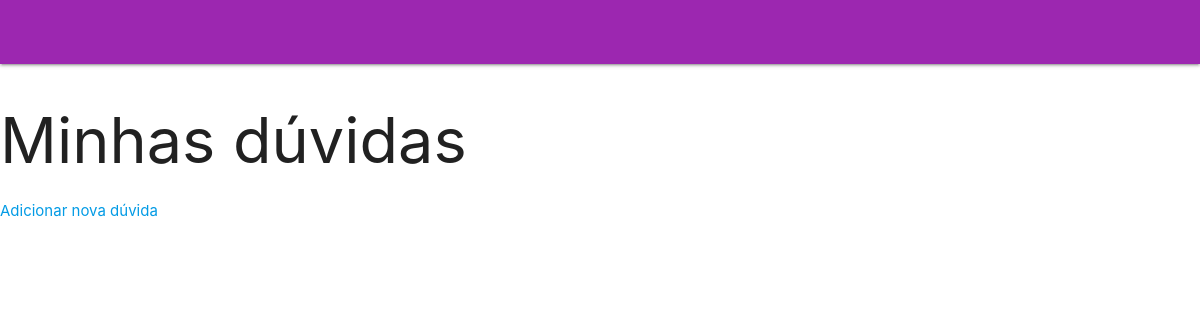
The app's page /duvidas/, older data.
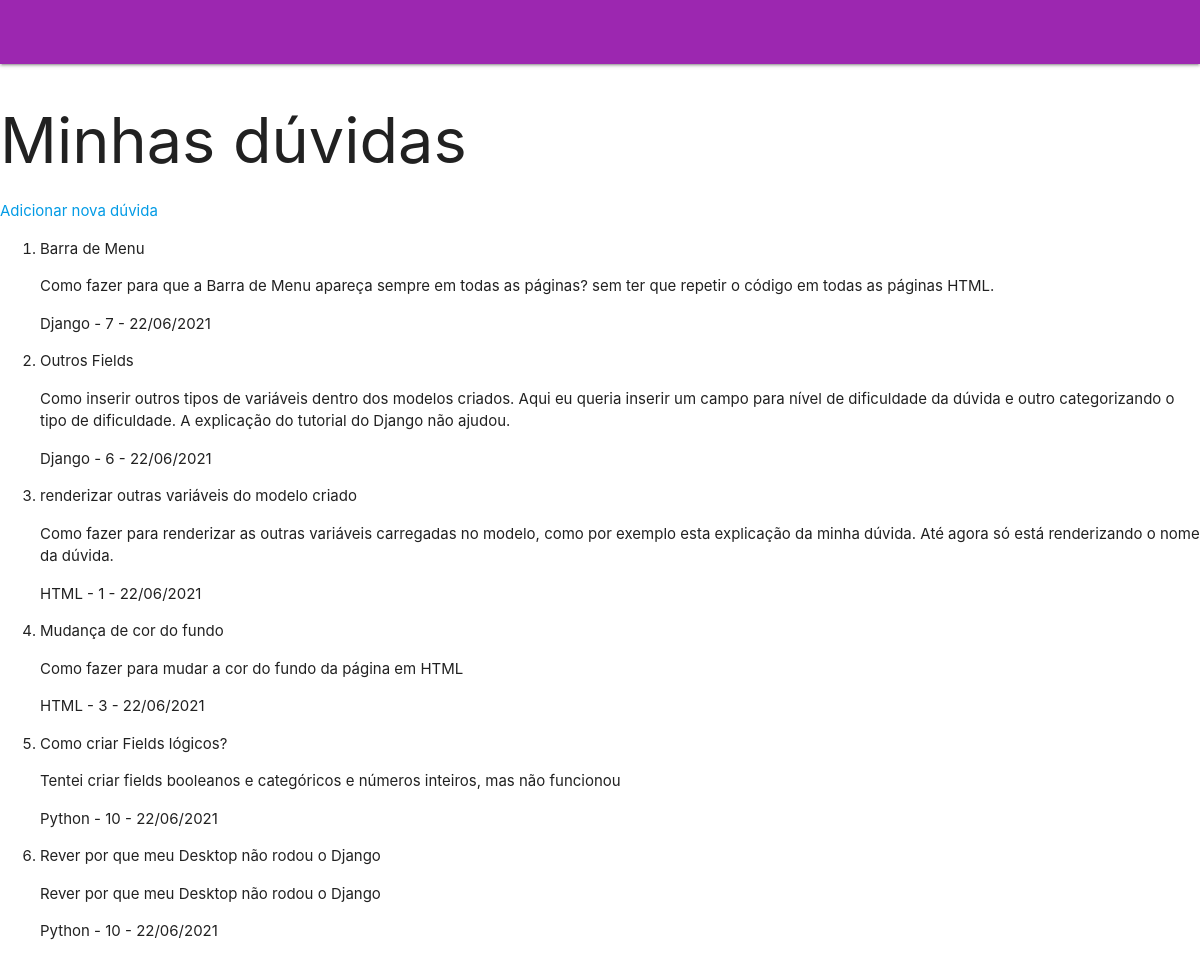
The same page, newer data.
### content/models/duvidas.py (models this page shows, shortened)
class Duvidas(models.Model):
    Duvida = models.CharField(max_length=50)
    Descricao = models.TextField(max_length=500)
    Date = models.DateTimeField(auto_now=True)
    Tipo_de_duvida = models.CharField(
        max_length=3,
        choices=tipo_de_duvida,
        default='PYT')
    novidade = models.BooleanField(verbose_name="Esta dúvida é nova para você?")
    dificuldade = models.PositiveIntegerField(verbose_name="Qual o grau de dificuldade desta dúvida?",
    validators=[MinValueValidator(1), MaxValueValidator(10)])
    class Meta:
        verbose_name = "Duvida"
        verbose_name_plural = "Duvidas"

### content/views.py (the view)
# urls.py: path('duvidas/', views.duvidas, name='duvidas'),
def duvidas(request):
	duvidas = Duvidas.objects.all()
	context = {"duvidas" : duvidas}
	return render(request, 'duvidas.html', context)

### content/templates/duvidas.html
{% extends "base.html" %}
{% block content %}
<h1>Minhas dúvidas</h1>
<a class="" aria-label="duvidas_forms" href="{% url 'duvidas_forms'%}"> Adicionar nova dúvida</a>
<ol>
    {% for duvida in duvidas %}
            <li>{{ duvida.Duvida}} <p> {{duvida.Descricao}} </p>
                <p> {{duvida.get_Tipo_de_duvida_display}} - {{duvida.dificuldade}} - {{duvida.Date|date:"d/m/Y"}} </p></li>
    {% endfor %}
</ol>
{% endblock %}

Row changes from the older to the newer data that the page shows:
added Duvidas: Duvida "Barra de Menu", Descricao "Como fazer para que a Barra de Menu apareça sempre em todas as páginas? sem ter que repetir o código em todas as páginas HTML.", Tipo_de_duvida "Django", dificuldade "7", Date "22/06/2021"
added Duvidas: Duvida "Outros Fields", Descricao "Como inserir outros tipos de variáveis dentro dos modelos criados. Aqui eu queria inserir um campo para nível de dificuldade da dúvida e outro categorizando o tipo de dificuldade. A explicação do tutorial do Django não ajudou.", Tipo_de_duvida "Django", dificuldade "6", Date "22/06/2021"
added Duvidas: Duvida "renderizar outras variáveis do modelo criado", Descricao "Como fazer para renderizar as outras variáveis carregadas no modelo, como por exemplo esta explicação da minha dúvida. Até agora só está renderizando o nome da dúvida.", Tipo_de_duvida "HTML", dificuldade "1", Date "22/06/2021"
added Duvidas: Duvida "Mudança de cor do fundo", Descricao "Como fazer para mudar a cor do fundo da página em HTML", Tipo_de_duvida "HTML", dificuldade "3", Date "22/06/2021"
added Duvidas: Duvida "Como criar Fields lógicos?", Descricao "Tentei criar fields booleanos e categóricos e números inteiros, mas não funcionou", Tipo_de_duvida "Python", dificuldade "10", Date "22/06/2021"
added Duvidas: Duvida "Rever por que meu Desktop não rodou o Django", Descricao "Rever por que meu Desktop não rodou o Django", Tipo_de_duvida "Python", dificuldade "10", Date "22/06/2021"
